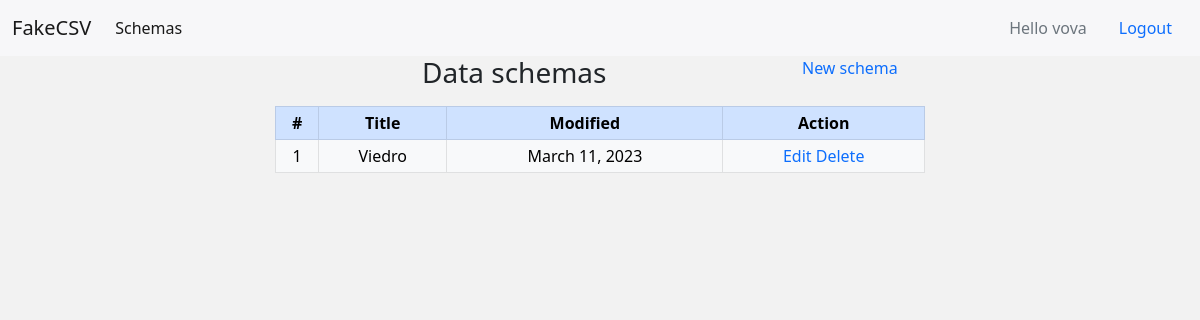
Screenshot of / (signed in) with the database file from the repository.
### app/models.py (models this page shows, shortened)
class User(AbstractUser):
    def __str__(self):
        return self.username

class DataSchema(models.Model):
    user_id = models.ForeignKey(User, on_delete=models.CASCADE, blank=True)
    name = models.CharField(max_length=100)
    modified = models.DateField(auto_now_add=True)

### app/views.py (the view)
# urls.py: path('', views.index, name='index'),
def index(request):
    data_schemas = DataSchema.objects.filter(user_id=request.user.id)
    return render(request, 'index.html', {'data_schemas': data_schemas})

### app/templates/index.html
{% extends 'base.html' %}
{% block content %}
    <div class="container">
        <div class="row">
            <div class="col order-start">
            </div>
            <div class="col">
                <h3 class="">Data schemas</h3>
            </div>
            <div class="col order-last">
                <a class="" href="{% url 'create_schema' %}">New schema</a>
            </div>
        </div>
        <div class="table-responsive d-flex justify-content-center">
            <table class="table table-bordered border-primary table-sm mt-2" style="width: 650px; height: 50px;">
                <thead class="table-primary">
                <tr>
                    <th scope="col" class="text-center">#</th>
                    <th scope="col" class="text-center">Title</th>
                    <th scope="col" class="text-center">Modified</th>
                    <th scope="col" class="text-center">Action</th>
                </tr>
                </thead>
                <tbody>
                {% for schema in data_schemas %}
                    <tr class="table-light">
                        <td class="counterCell text-center"></td>
                        <td class="text-center">{{ schema.name }}</td>
                        <td class="text-center">{{ schema.modified }}</td>
                        <td class="text-center">
                            <a href="{% url 'update_schema' schema.id %}">Edit</a>
                            <a class="text-center" href="{% url 'delete_schema' schema.id %}">Delete</a>
                        </td>
                    </tr>
                {% endfor %}
                </tbody>
            </table>
        </div>
    </div>
{% endblock %}

### app/templates/base.html (shortened to what this page needs)
{% load static %}
<!DOCTYPE html>
<html lang="en">
<head>
    <link href="https://cdn.jsdelivr.net/npm/bootstrap@5.0.2/dist/css/bootstrap.min.css" rel="stylesheet"
>
    <link type="text/css" rel="stylesheet" href="{% static 'css/styles.css' %}"/>
</head>
<body>
<nav class="navbar navbar-expand-lg navbar-light">
    <div class="container-fluid">
        <a class="navbar-brand" href="#">FakeCSV</a>
        <div class="collapse navbar-collapse" id="navbarSupportedContent">
            <ul class="navbar-nav me-auto mb-2 mb-lg-0">
                <li class="nav-item">
                    <a class="nav-link active" aria-current="page" href="{% url 'index' %}">Schemas</a>
                </li>
            </ul>
            {% if user.is_authenticated %}
                <a class="nav-link disabled" href="#" tabindex="-1" aria-disabled="true">Hello {{ user.username }}</a>
                <a class="nav-link active" aria-current="page" href="{% url 'logout' %}">Logout</a>
            {% else %}
                <a href="{% url "login" %}">Login</a>
            {% endif %}
        </div>
    </div>
</nav>
{% block content %}
{% endblock %}
</body>
</html>

### app/static/css/styles.css (style rules this page uses)
body { background: #F2F2F2; }
nav { background: #F7F7F9; }
a { text-decoration: none; }
table { counter-reset: tableCount; }
.counterCell:before { content: counter(tableCount); counter-increment: tableCount; }

### rows the page displays
User: username "vova"
DataSchema: name "Viedro", modified "March 11, 2023"
